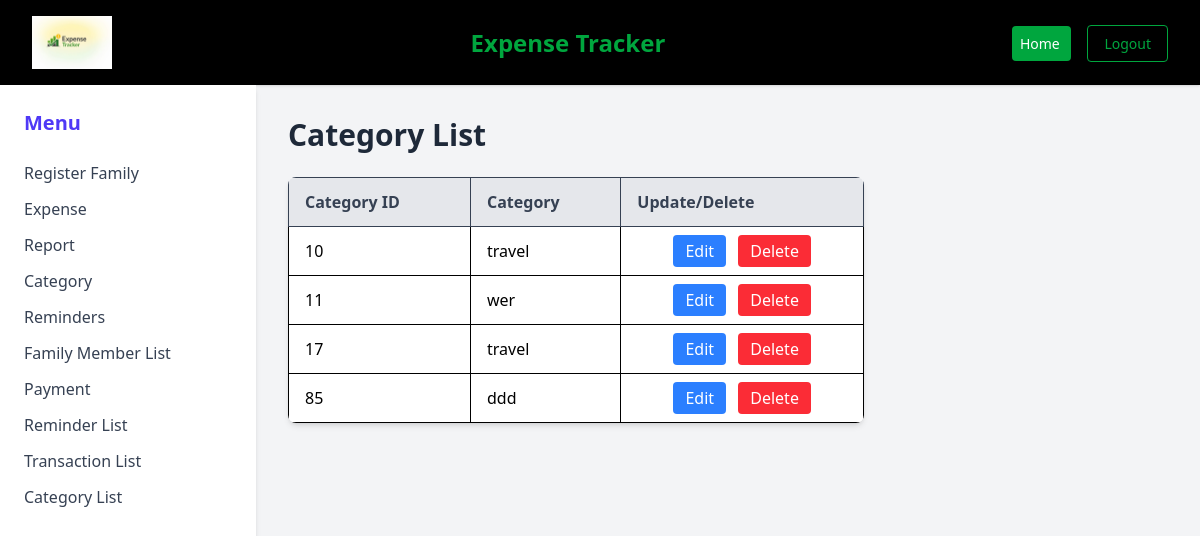
Page /user/categorylist on the committed database.
### user/models.py (models this page shows, shortened)
class  Category(models.Model):
    category_id = models.IntegerField(max_length=50,primary_key=True)
    category_type = models.CharField(max_length=100)

### user/views.py (the view)
# urls.py: path('user/categorylist',views.Categorylist_page, name='Categorylist_page'),
def Categorylist_page(request):
    categories = Category.objects.all()
    return render(request, 'category_list.html', {'categories': categories})

### user/templates/category_list.html (shortened to what this page needs)
{% load static %}
{% load widget_tweaks %}
<!DOCTYPE html>
<html lang="en">
<head>
  <script src="https://cdn.jsdelivr.net/npm/@tailwindcss/browser@4"></script>
</head>
<body class="bg-gray-100 min-h-screen">
    <header class="bg-black shadow-sm cover">
        <nav class="max-w-7xl mx-auto px-8 py-4 flex items-center justify-between">
            <img src="{% static 'image/logo2.png' %}" alt="logo" class="h-25px w-20 mr-3" />
            <h1 class="text-2xl font-bold text-green-600">
             Expense Tracker
            </h1>
            <div class="space-x-4">
                <a href="{% url  'UserHome_page' %}"
                    class="p-2 text-sm font-medium bg-green-600 text-white rounded hover:bg-green-700">
                    Home
                </a>
                <a href="{% url 'main_home' %}"
                    class="px-4 py-2 text-sm font-medium border border-green-600 text-green-600 rounded hover:bg-blue-50">
                    Logout
                </a>
            </div>
        </nav>
    </header>
<div class="flex">
  <aside class="w-64 min-h-screen bg-white shadow-md p-6">
      <h2 class="text-xl font-bold mb-6 text-indigo-600">Menu</h2>
      <ul class="space-y-3 text-gray-700">
        <li><a href="{% url 'Familyreg_page' %}" class="hover:text-indigo-600">Register Family</a></li>
        <li><a href="{% url 'Expense_page' %}" class="hover:text-indigo-600">Expense</a></li>
       <li><a href="{% url 'reports_page' %}" class="hover:text-indigo-600">Report</a></li>
        <li><a href="{% url 'Category_page' %}" class="hover:text-indigo-600">Category</a></li>
        <li><a href="{% url 'Reminder1_page' %}" class="hover:text-indigo-600">Reminders</a></li>
        <li><a href="{% url 'Memberlist_page' %}" class="hover:text-indigo-600">Family Member List</a></li>
        <li><a href="{% url 'paypage' %}" class="hover:text-indigo-600">Payment</a></li>
        <li><a href="{% url 'reminder_list1' %}" class="hover:text-indigo-600">Reminder List</a></li>
        <li><a href="{% url 'Transaction1_page' %}" class="hover:text-indigo-600">Transaction List</a></li>
        <li><a href="{% url 'Categorylist_page' %}" class="hover:text-indigo-600">Category List</a></li>
      </ul>
    </aside>
  <main class="flex-1 p-8">
    <h1 class="text-3xl font-bold text-gray-800 mb-6">
      Category List
    </h1>
    <div class="bg-white shadow-md rounded-lg overflow-hidden w-full max-w-xl">
      <table class="w-full border border-gray-200">
        <thead class="bg-gray-200">
          <tr>
            <th class="px-4 py-3 border text-left text-gray-700">
              Category ID
            </th>
            <th class="px-4 py-3 border text-left text-gray-700">
              Category
            </th>
            <th class="px-4 py-3 border text-left text-gray-700">
              Update/Delete
            </th>
          </tr>
        </thead>
       <tbody>
{% for c in categories %}
<tr class="hover:bg-gray-50">
  <td class="px-4 py-2 border">{{ c.category_id }}</td>
  <td class="px-4 py-2 border">{{ c.category_type }}</td>
  <td class="px-4 py-2 border text-center space-x-2">
    <a href="{% url 'category_edit_page' c.category_id %}"
       class="inline-block bg-blue-500 text-white px-3 py-1 rounded hover:bg-blue-600 transition">
       Edit
    </a>
    <a href="{% url 'category_delete' c.category_id %}"
       onclick="return confirm('Are you sure you want to delete this category?')"
       class="inline-block bg-red-500 text-white px-3 py-1 rounded hover:bg-red-600 transition">
       Delete
    </a>
  </td>
</tr>
{% empty %}
<tr>
  <td colspan="3" class="text-center py-4 text-gray-500">No categories found</td>
</tr>
{% endfor %}
</tbody>
      </table>
    </div>
  </main>
</div>
</body>
</html>
       <script src="https://cdn.jsdelivr.net/npm/@tailwindcss/browser@4"></script>
</body>
</html>

### rows in the picture
Category: category_id "10", category_type "travel"
Category: category_id "11", category_type "wer"
Category: category_id "17", category_type "travel"
Category: category_id "85", category_type "ddd"
